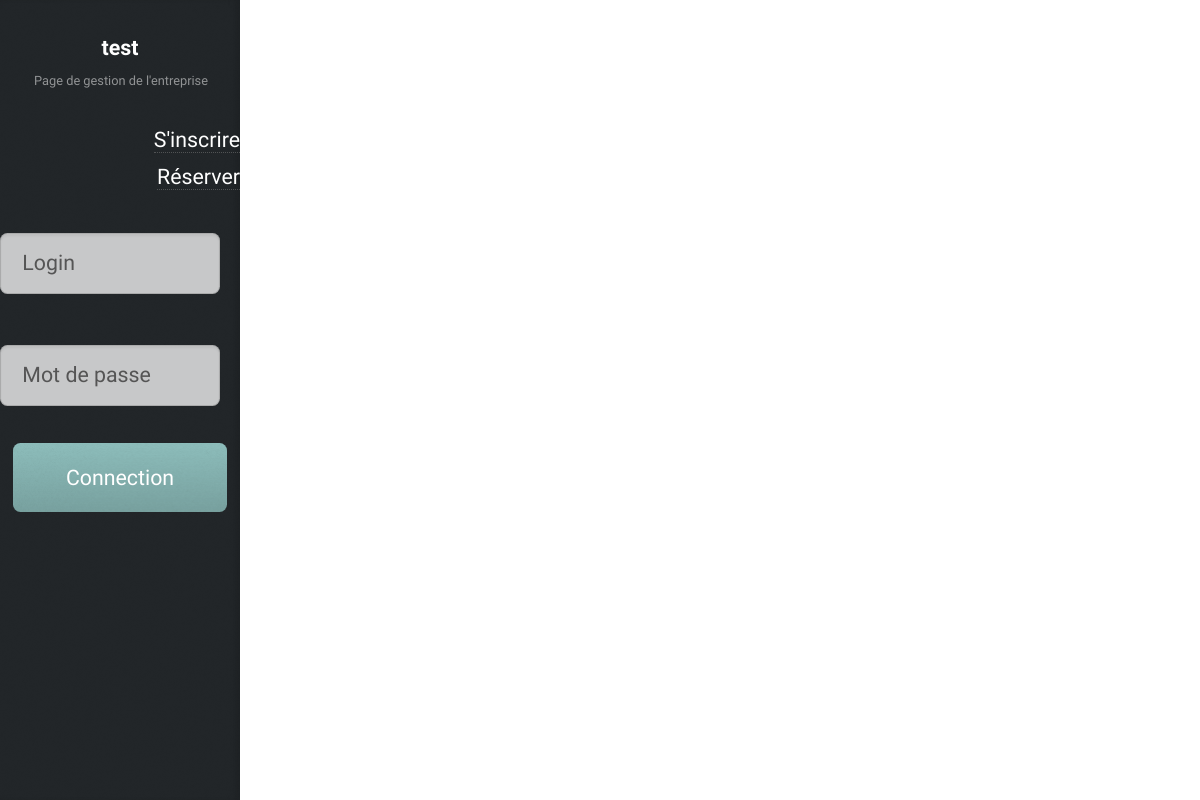
The app's page /inscription.php?nomEntreprise=test, older data.
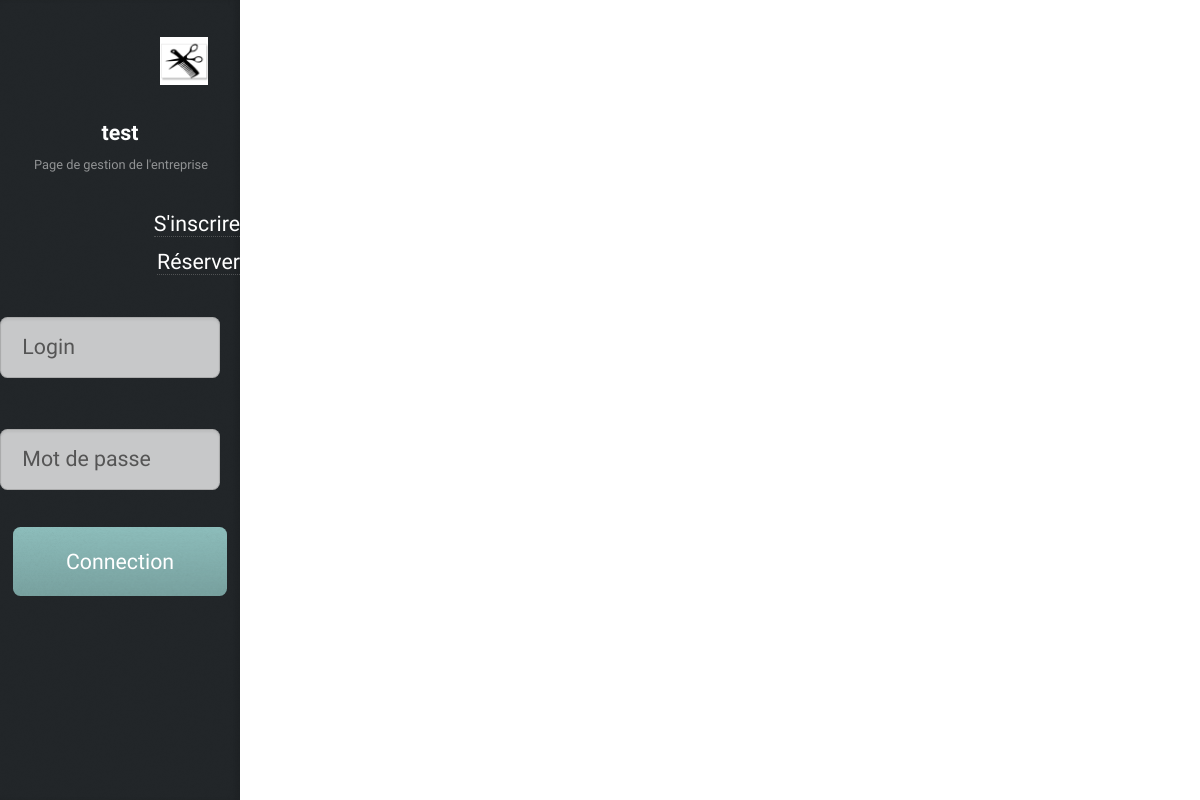
The same page, newer data.
### tables this page shows
CREATE TABLE IF NOT EXISTS `entreprise` (
  `nomEntreprise` varchar(40) NOT NULL,
  `mailEntreprise` varchar(30) NOT NULL,
  `telEntreprise` char(10) NOT NULL,
  `adresseEntreprise` varchar(150) NOT NULL,
  `logoEntreprise` varchar(100) NOT NULL,
  `descEntreprise` text NOT NULL,
  `loginAdmin` varchar(30) NOT NULL,
  `mdpAdmin` varchar(300) NOT NULL,
  PRIMARY KEY (`nomEntreprise`)
);

### bd.inc.php (called while the page is built, shortened)
<?php
function connect() {
	try {
		$connexion = new PDO("mysql:dbname=portail_reserv;host=localhost", "root", "" );
		$connexion->setAttribute(PDO::ATTR_ERRMODE, PDO::ERRMODE_EXCEPTION);
	} catch (PDOException $e) {
		echo 'Connexion échouée : ' . $e->getMessage();
	}
	return $connexion;
}
function infosEntreprise() {
	$connexion = connect();
	$nomE = $_GET['nomEntreprise'];
	$rqt = $connexion->prepare('SELECT * FROM entreprise WHERE nomEntreprise = "' .$nomE. '"');
	$rqt->execute();
	$rqt->setFetchMode(PDO::FETCH_OBJ);
	$i = $rqt->fetch();
	return $i;
}
function verifEntreprise($nomE) {
	$connexion = connect();
	$rqtVerifEnt = $connexion->prepare('SELECT nomEntreprise FROM entreprise WHERE nomEntreprise = "' .$nomE. '"');
	$rqtVerifEnt->execute();
	$rqtVerifEnt->setFetchMode(PDO::FETCH_ASSOC);
	$tableau = $rqtVerifEnt->fetch();
	return $tableau;
}
?>

### inscription.php (the view, shortened to what this page needs)
<!DOCTYPE HTML>
<?php
	require "bd.inc.php";
	if( verifEntreprise($_SESSION['nomE']) == null ) {
		echo "<p>Le nom de l'entreprise contenue dans l'url n'existe pas dans la base de donnée</p>";
	} else {
	$nomE = $_GET['nomEntreprise'];
	$i = infosEntreprise();
?>
<html>
	<head>
		<link rel="stylesheet" href="assets/css/main.css" />
	</head>
	<body>
			<div id="header">
				<div class="top">
						<div id="logo">
						<?php
							if($i->logoEntreprise !="") {
							echo "<span class='image avatar48'><img src='".$i->logoEntreprise."' alt='' /></span>";
							}
						?>
							<h1>
							<?php
								echo $nomE;
							?>
							</h1>
							<p>Page de gestion de l'entreprise</p>
						</div>
						<a href="inscription.php?nomEntreprise=<?php echo $nomE ?>"> S'inscrire </a></br>
						<a href="reservation.php?nomEntreprise=<?php echo $nomE ?>"> Réserver </a></br></br>
						<form method="post" action="accueil_client.php?nomEntreprise=<?php echo $nomE;?>">
								<div class="row">
									<div class="6u 12u$(mobile)"><input type="text" name="login" placeholder="Login" /></div>
									<div class="6u 12u$(mobile)"><input type="password" name="mdp" placeholder="Mot de passe" /></div>
								</div>
								<div align = "center" class="12u$">
									<input type="submit" name ="connecte" value="Connection" />
								</div>
							</form>
			</div>
		</div>
							<?php } ?>
	</body>
</html>

Row changes from the older to the newer data that the page shows:
now on this page (row edited): entreprise: logoEntreprise (picture)
changed entreprise: logoEntreprise empty → "images/logo-coiffeur.jpg" (drawn)
